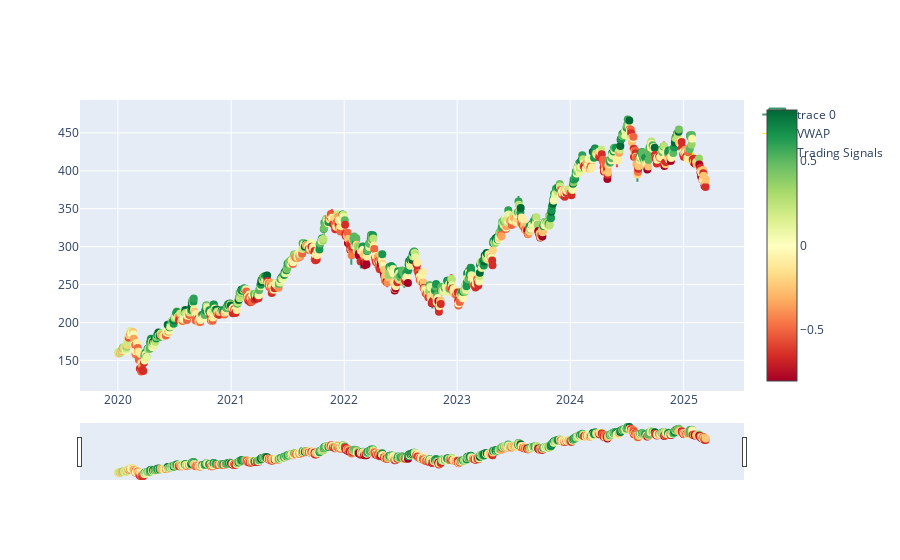

The cell this chart's notebook holds for it:
### Code cell
# Create a plot with candlesticks and signals
fig = go.Figure(go.Candlestick(
    x=df.index,
    open=df['Open'],
    high=df['High'],
    low=df['Low'],
    close=df['Close']
))

# Add VWAP
fig.add_trace(go.Scatter(
    x=df.index,
    y=df['vwap'],
    name='VWAP',
    line=dict(color='yellow', width=1)
))

# Add trading signals
fig.add_trace(go.Scatter(
    x=df.index,
    y=df['Close'],
    mode='markers',
    marker=dict(
        size=8,
        color=df['trading_signal'],
        colorscale='RdYlGn',
        showscale=True
    ),
    name='Trading Signals'
))

fig.show()

### Figure 1 — Plotly figure (JSON) as saved in the notebook; plotly's stock layout.template omitted (floating-point values rounded to 4 significant figures; data arrays with more than 128 entries replaced by an {"elided": "..."} marker saying what was removed)
{"data": [{"close": {"elided": "1289 float values"}, "high": {"elided": "1289 float values"}, "low": {"elided": "1289 float values"}, "open": {"elided": "1289 float values"}, "type": "candlestick", "x": {"elided": "1289 str values"}}, {"line": {"color": "yellow", "width": 1}, "name": "VWAP", "type": "scatter", "x": {"elided": "1289 str values"}, "y": {"elided": "1289 float values"}}, {"marker": {"color": {"elided": "1289 float values"}, "colorscale": [[0, "rgb(165,0,38)"], [0.1, "rgb(215,48,39)"], [0.2, "rgb(244,109,67)"], [0.3, "rgb(253,174,97)"], [0.4, "rgb(254,224,139)"], [0.5, "rgb(255,255,191)"], [0.6, "rgb(217,239,139)"], [0.7, "rgb(166,217,106)"], [0.8, "rgb(102,189,99)"], [0.9, "rgb(26,152,80)"], [1, "rgb(0,104,55)"]], "showscale": true, "size": 8}, "mode": "markers", "name": "Trading Signals", "type": "scatter", "x": {"elided": "1289 str values"}, "y": {"elided": "1289 float values"}}], "layout": {}}
